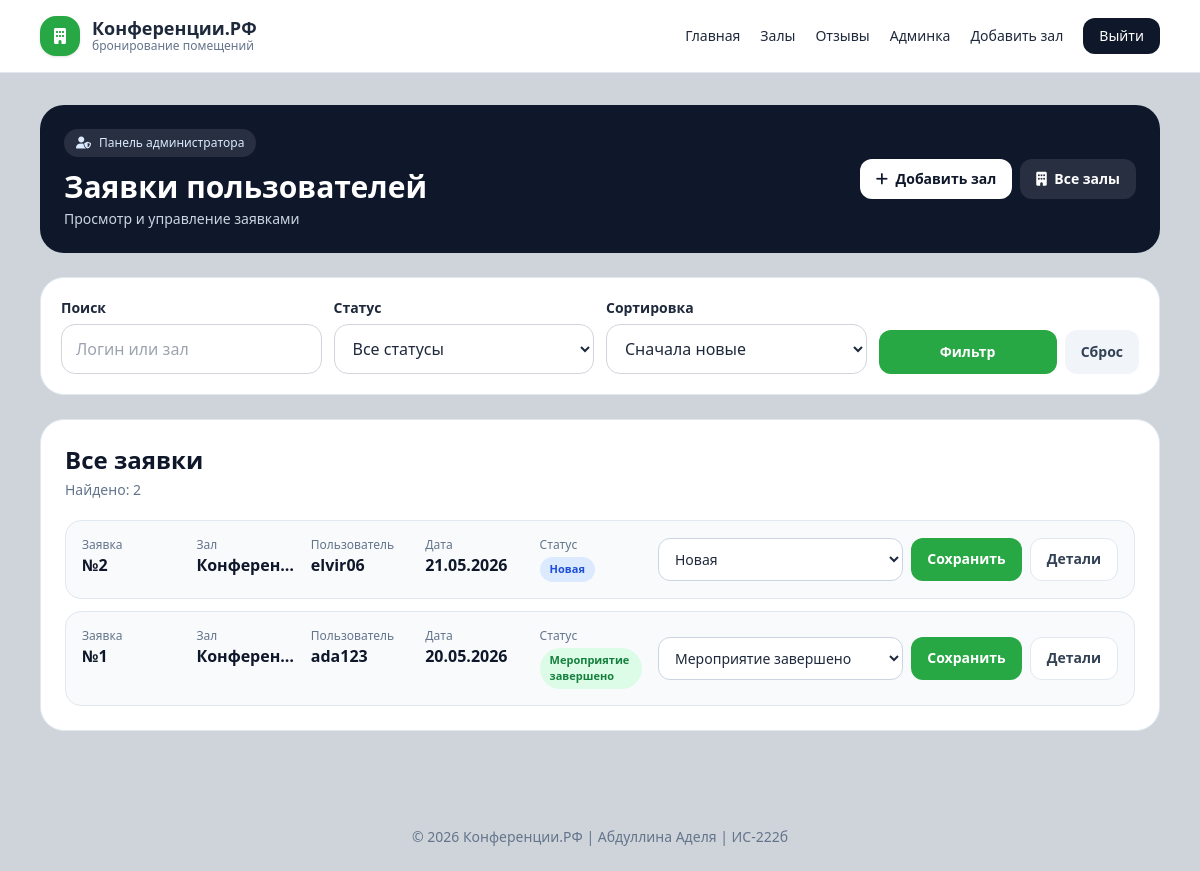
Page /admin-panel/ (signed in) on the committed database.
### booking/models.py (models this page shows, shortened)
class BookingRequest(models.Model):
    STATUS_NEW = 'new'
    STATUS_ASSIGNED = 'assigned'
    STATUS_COMPLETED = 'completed'
    STATUS_REJECTED = 'rejected'
    STATUS_CHOICES = [
        (STATUS_NEW, 'Новая'),
        (STATUS_ASSIGNED, 'Мероприятие назначено'),
        (STATUS_COMPLETED, 'Мероприятие завершено'),
        (STATUS_REJECTED, 'Отклонена'),
    ]
    PAYMENT_CARD = 'card'
    PAYMENT_TRANSFER = 'transfer'
    PAYMENT_QR = 'qrcode'
    PAYMENT_CHOICES = [
        (PAYMENT_CARD, 'Оплата картой МИР'),
        (PAYMENT_TRANSFER, 'Постоплата в офисе организации'),
        (PAYMENT_QR, 'Предоплата по QR-коду'),
    ]
    user = models.ForeignKey(
        User,
        on_delete=models.CASCADE,
        related_name='booking_requests',
        verbose_name='Пользователь'
    )
    room = models.ForeignKey(
        Room,
        on_delete=models.PROTECT,
        related_name='booking_requests',
        verbose_name='Помещение'
    )
    event_date = models.DateField(
        verbose_name='Дата проведения конференции'
    )
    conference_start = models.DateTimeField(
        verbose_name='Предпочтительное время начала конференции',
        null=True,
        blank=True
        )
    payment_method = models.CharField(
        max_length=20,
        choices=PAYMENT_CHOICES,
        verbose_name='Способ оплаты'
    )
    status = models.CharField(
        max_length=20,
        choices=STATUS_CHOICES,
        default=STATUS_NEW,
        verbose_name='Статус заявки'
    )
    comment = models.TextField(
        blank=True,
        verbose_name='Комментарий к заявке'
    )
    created_at = models.DateTimeField(
        auto_now_add=True,
        verbose_name='Дата создания заявки'
    )
    updated_at = models.DateTimeField(
        auto_now=True,
        verbose_name='Дата обновления заявки'
    )
    class Meta:
        verbose_name = 'Заявка'
        verbose_name_plural = 'Заявки'
        ordering = ['-created_at']

class Room(models.Model):
    name = models.CharField(
        max_length=100,
        verbose_name='Название помещения'
    )
    capacity = models.PositiveIntegerField(
        verbose_name='Вместимость'
    )
    description = models.TextField(
        blank=True,
        verbose_name='Описание'
    )
    is_active = models.BooleanField(
        default=True,
        verbose_name='Доступно для бронирования'
    )
    created_at = models.DateTimeField(
        auto_now_add=True,
        verbose_name='Дата создания'
    )
    class Meta:
        verbose_name = 'Помещение'
        verbose_name_plural = 'Помещения'
        ordering = ['name']

### booking/views.py (the view)
# urls.py: path('admin-panel/', views.admin_panel_view, name='admin_panel'),
@login_required
def admin_panel_view(request):
    if not is_admin_user(request.user):
        messages.error(request, 'У вас нет доступа к панели администратора.')
        return redirect('profile')
    requests = BookingRequest.objects.select_related('user', 'room').all()
    status = request.GET.get('status', '')
    search = request.GET.get('search', '')
    sort = request.GET.get('sort', '-created_at')
    if status:
        requests = requests.filter(status=status)
    if search:
        requests = requests.filter(
            Q(user__username__icontains=search) |
            Q(room__name__icontains=search)
        )
    if sort in ['created_at', '-created_at', 'event_date', '-event_date', 'status']:
        requests = requests.order_by(sort)
    else:
        requests = requests.order_by('-created_at')
    paginator = Paginator(requests, 8)
    page_number = request.GET.get('page')
    page_obj = paginator.get_page(page_number)
    return render(request, 'admin/dashboard.html', {
        'page_obj': page_obj,
        'status': status,
        'search': search,
        'sort': sort,
    })

### booking/views.py (called while the page is built)
def is_admin_user(user):
    return user.is_superuser or user.username == 'Admin'

### booking/templates/admin/dashboard.html (shortened to what this page needs)
{% extends 'base.html' %}
{% block content %}
<section class="fade-up bg-slate-900 rounded-[24px] p-5 md:p-6 text-white mb-6">
    <div class="flex flex-col md:flex-row md:items-center md:justify-between gap-4">
        <div>
            <div class="inline-flex items-center gap-2 px-3 py-1.5 rounded-full bg-white/10 text-blue-100 text-xs mb-3">
                <i class="fa-solid fa-user-shield"></i>
                Панель администратора
            </div>
            <h1 class="text-2xl md:text-3xl font-bold">
                Заявки пользователей
            </h1>
            <p class="text-slate-300 mt-1 text-sm">
                Просмотр и управление заявками
            </p>
        </div>
        <div class="flex flex-col sm:flex-row gap-2">
            <a href="{% url 'admin_room_create' %}"
               class="px-4 py-2.5 rounded-xl bg-white text-slate-900 font-semibold text-center text-sm">
                <i class="fa-solid fa-plus mr-1"></i>
                Добавить зал
            </a>
            <a href="{% url 'room_list' %}"
               class="px-4 py-2.5 rounded-xl bg-white/10 text-white font-semibold text-center text-sm">
                <i class="fa-solid fa-building mr-1"></i>
                Все залы
            </a>
        </div>
    </div>
</section>
<section class="fade-up bg-white rounded-[24px] border border-slate-200 p-5 mb-6">
    <form method="get" class="grid md:grid-cols-4 gap-3 items-end">
        <div>
            <label class="block text-sm font-semibold mb-1.5">Поиск</label>
            <input type="text"
                   name="search"
                   value="{{ search }}"
                   class="form-input"
                   placeholder="Логин или зал">
        </div>
        <div>
            <label class="block text-sm font-semibold mb-1.5">Статус</label>
            <select name="status" class="form-input">
                <option value="">Все статусы</option>
            </select>
        </div>
        <div>
            <label class="block text-sm font-semibold mb-1.5">Сортировка</label>
            <select name="sort" class="form-input">
                <option value="-created_at" {% if sort == '-created_at' %}selected{% endif %}>Сначала новые</option>
            </select>
        </div>
        <div class="flex gap-2">
            <button type="submit"
                    class="w-full px-4 py-3 rounded-xl bg-main text-white font-semibold text-sm">
                Фильтр
            </button>
            <a href="{% url 'admin_panel' %}"
               class="px-4 py-3 rounded-xl bg-slate-100 text-slate-700 font-semibold text-sm">
                Сброс
            </a>
        </div>
    </form>
</section>
<section class="fade-up bg-white rounded-[24px] border border-slate-200 p-5 md:p-6">
    <div class="flex items-center justify-between gap-4 mb-5">
        <div>
            <h2 class="text-xl md:text-2xl font-bold text-slate-900">
                Все заявки
            </h2>
            <p class="text-slate-500 text-sm mt-1">
                Найдено: {{ page_obj.paginator.count }}
            </p>
        </div>
    </div>
    <div class="space-y-3">
        {% for item in page_obj %}
            <div class="rounded-2xl border border-slate-200 bg-slate-50 p-4 hover:bg-white transition">
                <div class="flex flex-col lg:flex-row lg:items-center lg:justify-between gap-4">
                    <div class="grid sm:grid-cols-5 gap-3 flex-1">
                        <div>
                            <div class="text-xs text-slate-500">Заявка</div>
                            <div class="font-bold text-slate-900">
                                №{{ item.id }}
                            </div>
                        </div>
                        <div>
                            <div class="text-xs text-slate-500">Зал</div>
                            <div class="font-semibold text-slate-900 truncate">
                                {{ item.room.name }}
                            </div>
                        </div>
                        <div>
                            <div class="text-xs text-slate-500">Пользователь</div>
                            <div class="font-semibold text-slate-900 truncate">
                                {{ item.user.username }}
                            </div>
                        </div>
                        <div>
                            <div class="text-xs text-slate-500">Дата</div>
                            <div class="font-semibold text-slate-900">
                                {{ item.event_date|date:"d.m.Y" }}
                            </div>
                        </div>
                        <div>
                            <div class="text-xs text-slate-500">Статус</div>
                            <span class="inline-flex mt-1 px-2.5 py-1 rounded-full text-[11px] font-semibold
                                {% if item.status == 'new' %}
                                    bg-blue-100 text-blue-700
                                {% elif item.status == 'assigned' %}
                                    bg-yellow-100 text-yellow-700
                                {% elif item.status == 'completed' %}
                                    bg-green-100 text-green-700
                                {% else %}
                                    bg-red-100 text-red-700
                                {% endif %}">
                                {{ item.get_status_display }}
                            </span>
                        </div>
                    </div>
                    <form method="post"
                          action="{% url 'admin_change_status' item.id %}"
                          class="flex flex-col sm:flex-row gap-2 lg:w-[460px]">
                        <select name="status"
                                class="w-full rounded-xl border border-slate-300 bg-white px-3 py-2.5 text-sm outline-none focus:border-main">
                            <option value="new" {% if item.status == 'new' %}selected{% endif %}>
                                Новая
                            </option>
                            <option value="completed" {% if item.status == 'completed' %}selected{% endif %}>
                                Мероприятие завершено
                            </option>
                        </select>
                        <button type="submit"
                                class="px-4 py-2.5 rounded-xl bg-main text-white font-semibold text-sm whitespace-nowrap">
                            Сохранить
                        </button>
                        <a href="{% url 'admin_request_detail' item.id %}"
                           class="text-center px-4 py-2.5 rounded-xl bg-white border border-slate-200 text-slate-700 font-semibold text-sm whitespace-nowrap">
                            Детали
                        </a>
                    </form>
                </div>
            </div>
        {% endfor %}
    </div>
</section>
{% endblock %}

### booking/templates/base.html (shortened to what this page needs)
{% load static %}
<!DOCTYPE html>
<html lang="ru">
<head>
    <script src="https://cdn.tailwindcss.com"></script>
    <link rel="stylesheet"
          href="https://cdnjs.cloudflare.com/ajax/libs/font-awesome/6.5.2/css/all.min.css">
</head>
<body class="min-h-screen bg-[#CED4DA] text-slate-800">
<header class="bg-white border-b border-slate-200 sticky top-0 z-40">
    <div class="max-w-6xl mx-auto px-4 py-4 flex items-center justify-between">
        <a href="{% url 'home' %}" class="flex items-center gap-3">
            <div class="w-10 h-10 rounded-2xl bg-main text-white flex items-center justify-center shadow">
                <i class="fa-solid fa-building"></i>
            </div>
            <div>
                <div class="font-bold text-lg leading-5">Конференции.РФ</div>
                <div class="text-xs text-slate-500">бронирование помещений</div>
            </div>
        </a>
        <nav class="hidden md:flex items-center gap-5 text-sm font-medium">
            <a href="{% url 'home' %}" class="hover:text-main">Главная</a>
            <a href="{% url 'room_list' %}" class="hover:text-main">Залы</a>
            <a href="{% url 'review_list' %}" class="hover:text-main">Отзывы</a>
            {% if user.is_authenticated %}
                {% if user.is_superuser or user.username == 'Admin26' %}
                    <a href="{% url 'admin_panel' %}" class="hover:text-main">Админка</a>
                    <a href="{% url 'admin_room_create' %}" class="hover:text-main">Добавить зал</a>
                {% else %}
                    <a href="{% url 'profile' %}" class="hover:text-main">Профиль</a>
                    <a href="{% url 'create_request' %}" class="hover:text-main">Создать заявку</a>
                {% endif %}
                <form method="post" action="{% url 'logout' %}">
                    <button class="px-4 py-2 rounded-xl bg-slate-900 text-white hover:bg-slate-700 transition">
                        Выйти
                    </button>
                </form>
            {% else %}
                <a href="{% url 'login' %}" class="hover:text-main">Вход</a>
                <a href="{% url 'register' %}"
                   class="px-4 py-2 rounded-xl bg-main text-white hover:bg-[#117127] transition">
                    Регистрация
                </a>
            {% endif %}
        </nav>
    </div>
</header>
<main class="max-w-6xl mx-auto px-4 py-8">
    {% block content %}{% endblock %}
</main>
<footer class="mt-10 py-6 text-center text-sm text-slate-500">
    © 2026 Конференции.РФ | Абдуллина Аделя | ИС-222б
</footer>
</body>
</html>

### booking/templates/base.html (style rules this page uses)
.form-input { width: 100%; border: 1px solid #d1d5db; border-radius: 14px; padding: 12px 14px; outline: none; background: white; transition: 0.2s; }
.fade-up { animation: fadeUp 0.35s ease both; }

### rows in the picture
BookingRequest: id "2", room.name "Конферен…", user.username "elvir06", event_date "21.05.2026", status "Новая"
BookingRequest: id "1", room.name "Конферен…", user.username "ada123", event_date "20.05.2026", status "Мероприятие завершено"

### other values in the picture
{{ page_obj.paginator.count }} "2"
